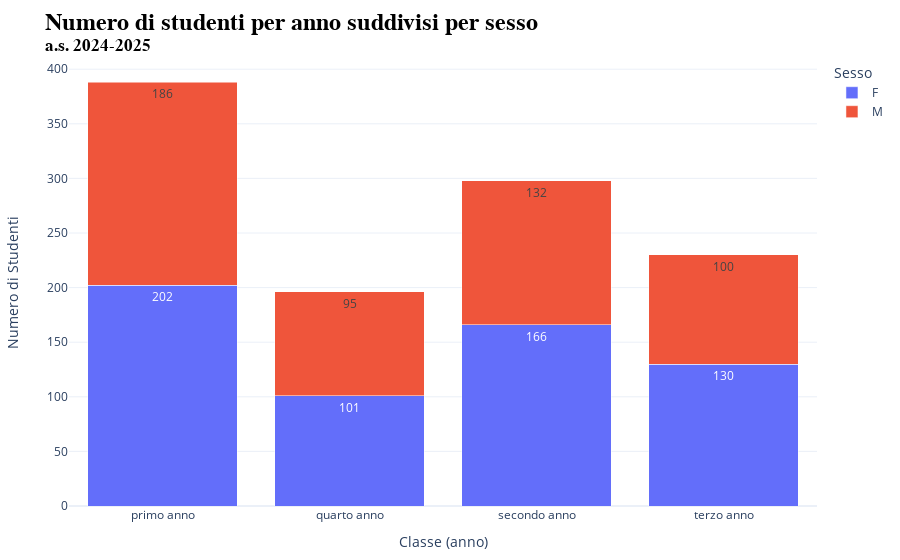

Notebook code for this chart:
### Markdown cell above
### Grafico con divisione maschi e femmine

### Code cell
import pandas as pd 
import plotly.express as px

# Importazione del file Excel
df = pd.read_excel('estrazione.xlsx')

# Contare il numero di studenti per ogni anno e sesso
studenti_per_anno_sesso = df.groupby(['Classe (anno)', 'Sesso']).size().reset_index(name='Numero di Studenti')

# Creare il grafico a istogrammi raggruppato per anno e sesso utilizzando Plotly
fig2 = px.bar(
    studenti_per_anno_sesso,
    x='Classe (anno)',
    y='Numero di Studenti',
    color='Sesso',
    text='Numero di Studenti',
    barmode='stack'  # Cambia in 'stack' per avere barre sovrapposte
)

# Aggiornare il testo delle barre con i valori assoluti
fig2.update_traces(
    texttemplate='%{text}',  # Mantieni solo il valore assoluto
    textposition='inside'
)

# Modificare le impostazioni dell'asse delle y per evitare il taglio del testo
fig2.update_layout(
    yaxis=dict(
        title='Numero di Studenti',
        title_standoff=25  # Spazio tra l'asse y e il titolo
    ),
    margin=dict(t=60, b=40, l=40, r=40),  # Aggiungere margini per evitare che il testo venga tagliato
    template='plotly_white',  # Applicare il tema plotly_white
    title={
        'text': f'Numero di studenti per anno suddivisi per sesso <br><sup>a.s. {anno_scolastico}</sup>',
        'font': {'size': 24, 'family': 'Arial', 'color': 'black', 'weight': 'bold'}
    }
)

# Configurazione per rimuovere il logo di Plotly
config = {
    'displaylogo': False
}

# Variabile per esportare grafico
grafico02 = fig2.to_html(full_html=False, config=config, include_plotlyjs='cdn')

# Mostrare il grafico
fig2.show(config=config)

### Figure 1 — Plotly figure (JSON) as saved in the notebook; plotly's stock layout.template omitted (floating-point values rounded to 4 significant figures)
{"data": [{"alignmentgroup": "True", "hovertemplate": "Sesso=F<br>Classe (anno)=%{x}<br>Numero di Studenti=%{text}<extra></extra>", "legendgroup": "F", "marker": {"color": "#636efa", "pattern": {"shape": ""}}, "name": "F", "offsetgroup": "F", "orientation": "v", "showlegend": true, "text": [202, 101, 166, 130], "textposition": "inside", "texttemplate": "%{text}", "type": "bar", "x": ["primo anno", "quarto anno", "secondo anno", "terzo anno"], "xaxis": "x", "y": [202, 101, 166, 130], "yaxis": "y"}, {"alignmentgroup": "True", "hovertemplate": "Sesso=M<br>Classe (anno)=%{x}<br>Numero di Studenti=%{text}<extra></extra>", "legendgroup": "M", "marker": {"color": "#EF553B", "pattern": {"shape": ""}}, "name": "M", "offsetgroup": "M", "orientation": "v", "showlegend": true, "text": [186, 95, 132, 100], "textposition": "inside", "texttemplate": "%{text}", "type": "bar", "x": ["primo anno", "quarto anno", "secondo anno", "terzo anno"], "xaxis": "x", "y": [186, 95, 132, 100], "yaxis": "y"}], "layout": {"barmode": "stack", "legend": {"title": {"text": "Sesso"}, "tracegroupgap": 0}, "margin": {"b": 40, "l": 40, "r": 40, "t": 60}, "title": {"font": {"color": "black", "family": "Arial", "size": 24, "weight": "bold"}, "text": "Numero di studenti per anno suddivisi per sesso <br><sup>a.s. 2024-2025</sup>"}, "xaxis": {"anchor": "y", "domain": [0, 1], "title": {"text": "Classe (anno)"}}, "yaxis": {"anchor": "x", "domain": [0, 1], "title": {"standoff": 25, "text": "Numero di Studenti"}}}}
